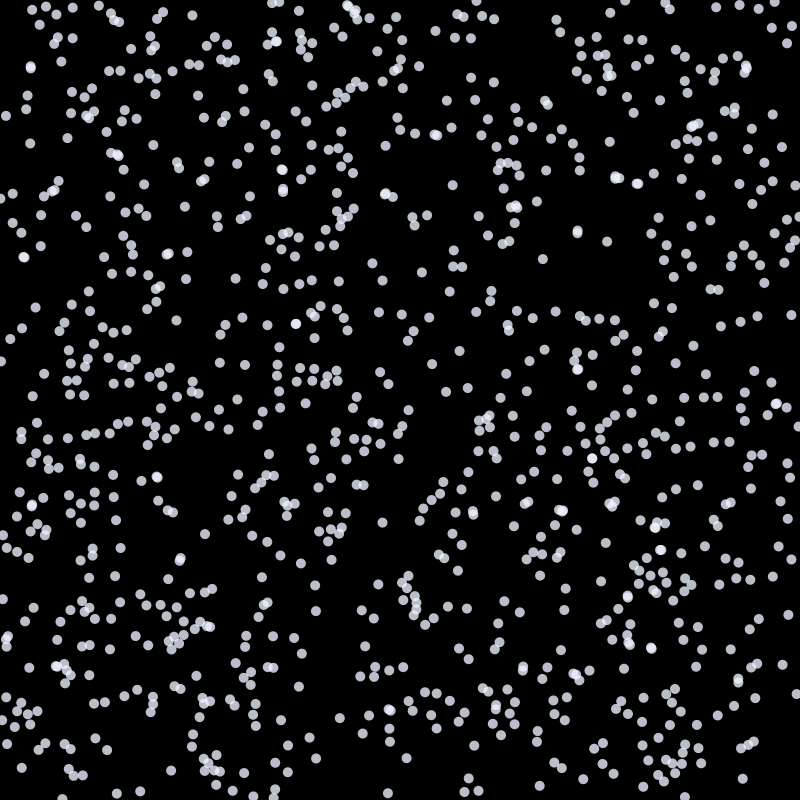
Frame 1 (no input)
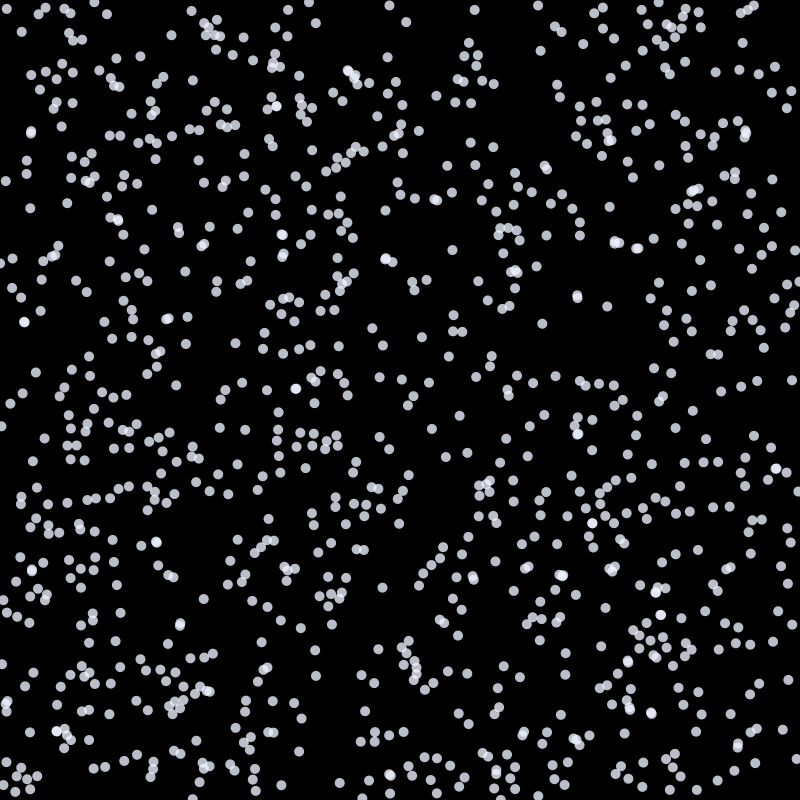
Frame 60 (the mouse pressed at the canvas centre just before this capture)
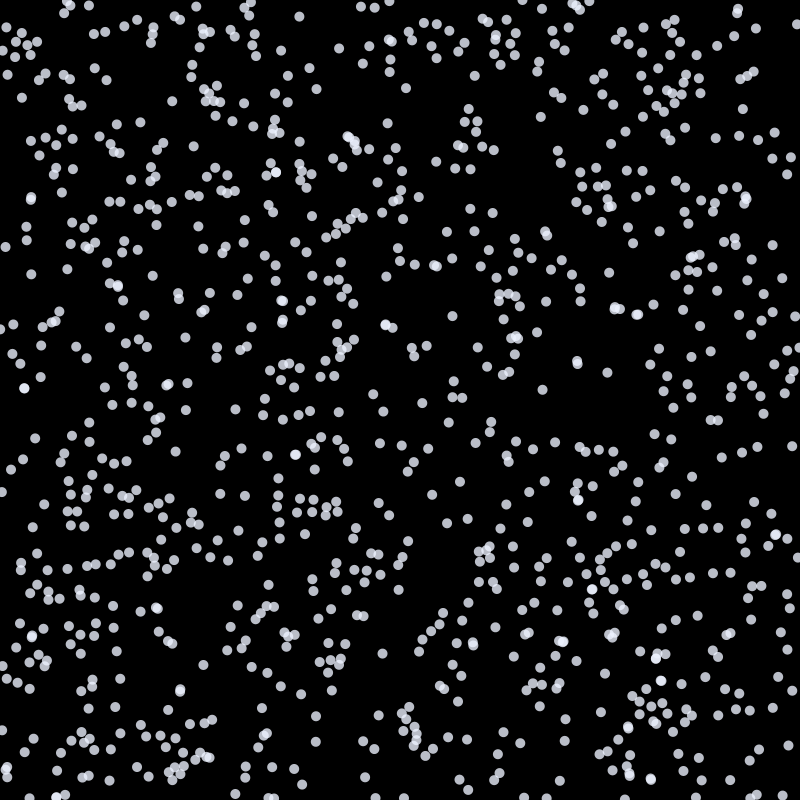
Frame 120 (the mouse held since frame 60 and released just before this capture)

The Processing sketch that drew these frames (run headless with seeded random() and noise(); from frame 60 on, the mouse is pressed at the canvas centre):

// Processing sketch: ex_8_arrays_rain
// ── ex_8_arrays_rain.pde
/**
 * Rain dots using arrays
 *
 * a good long explanation of arrays here
 * https://processing.org/reference/Array.html
 */

int rainDropSize = 10;
int numberOfRainDrops = 1000;
/* create an array of size 100 to store all the X
 * values of our rain drops, and another to store our
 * Y values
 *
 * the "new" command "initializes" an empty array
 */
float x[] = new float[numberOfRainDrops];
float y[] = new float[numberOfRainDrops];

void setup() { // setup has a return type of "void" meaning it doesn't return anything
  size(800, 800);
  noStroke();
  fill(#EDF2FF, 200);

  /* fill in array values so our raindrops start at the top of the screen */
  for (int i=0; i<x.length; i++) {
    // arrays are index from 0 to array size
    // so an array of size 2, has indices 0,1

    // set the i-th value of x within the array to a random point
    // between 0 and the screen width, so the raindrop will start anywhere
    // in the x direction 
    x[i] = random(0, width);   
    y[i] = random(0, height);
  }
}

void draw() {  // draw has a return type of "void" meaning it doesn't return anything
  background(0);

  for (int i=0; i<x.length; i++) {
    /* draw all our raindrops */
    float xvalue = x[i]; // set xvalue to be the value of x[i], or the i-th index of the x array
    float yvalue = y[i]; // set yvalue to be the value of y[i], or the i-th index of the y array
    ellipse(xvalue, yvalue, rainDropSize, rainDropSize);

    /* move our raindrop, down for the next time we draw */
    y[i] = y[i] + 1.1;

    /* add a little bit of jitter for the wind
     * some of them will blow in the wind */
    if (random(0, 1) < 0.1) {
      x[i] = x[i] + random(-0.3, 0.3);
      y[i] = y[i] + random(-0.1, 0.1);
    }

    /* if this raindrop has fallen off the bottom of the page
     * start it over at the top */
    if (y[i] > height) {
      y[i] = 0;
    }
  }
}
